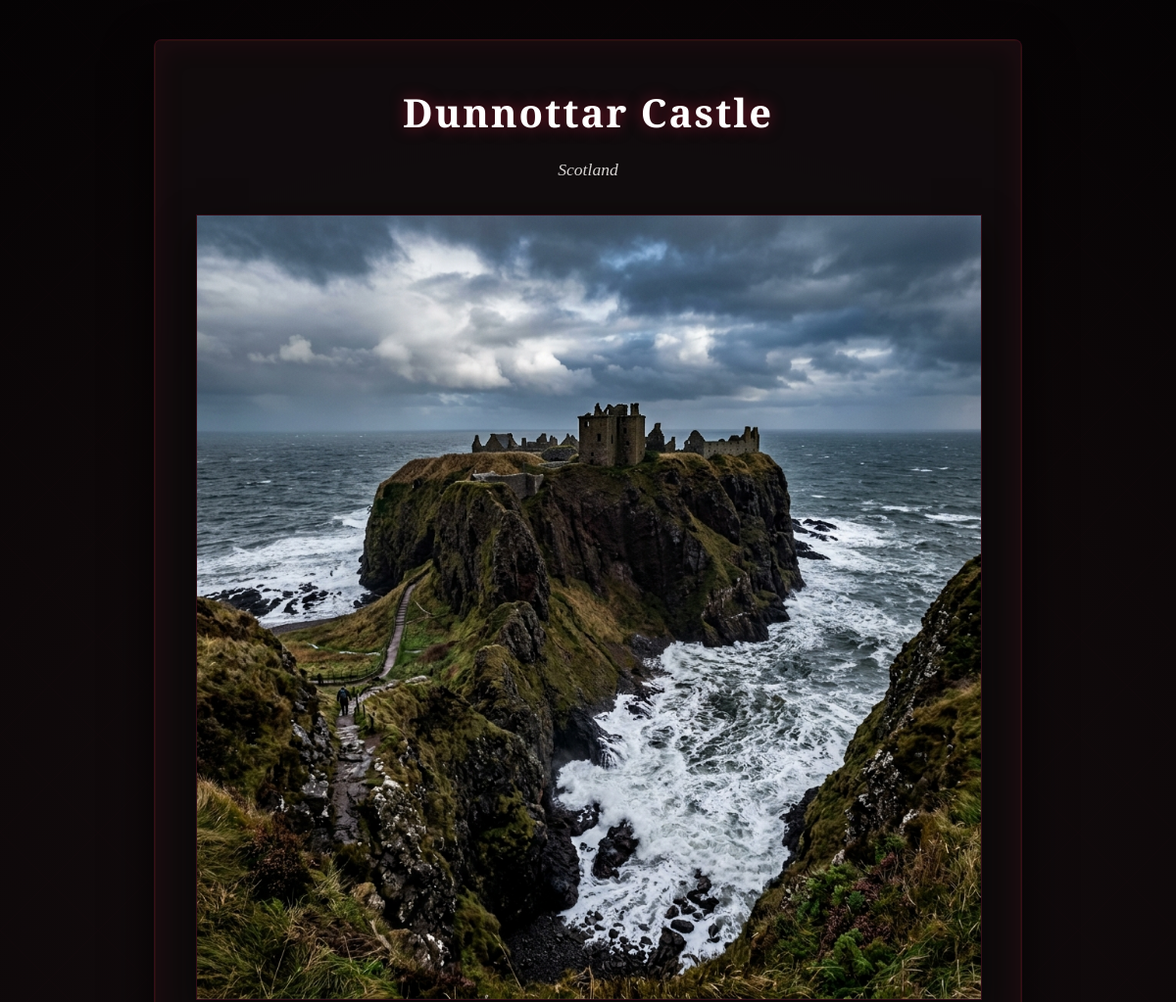
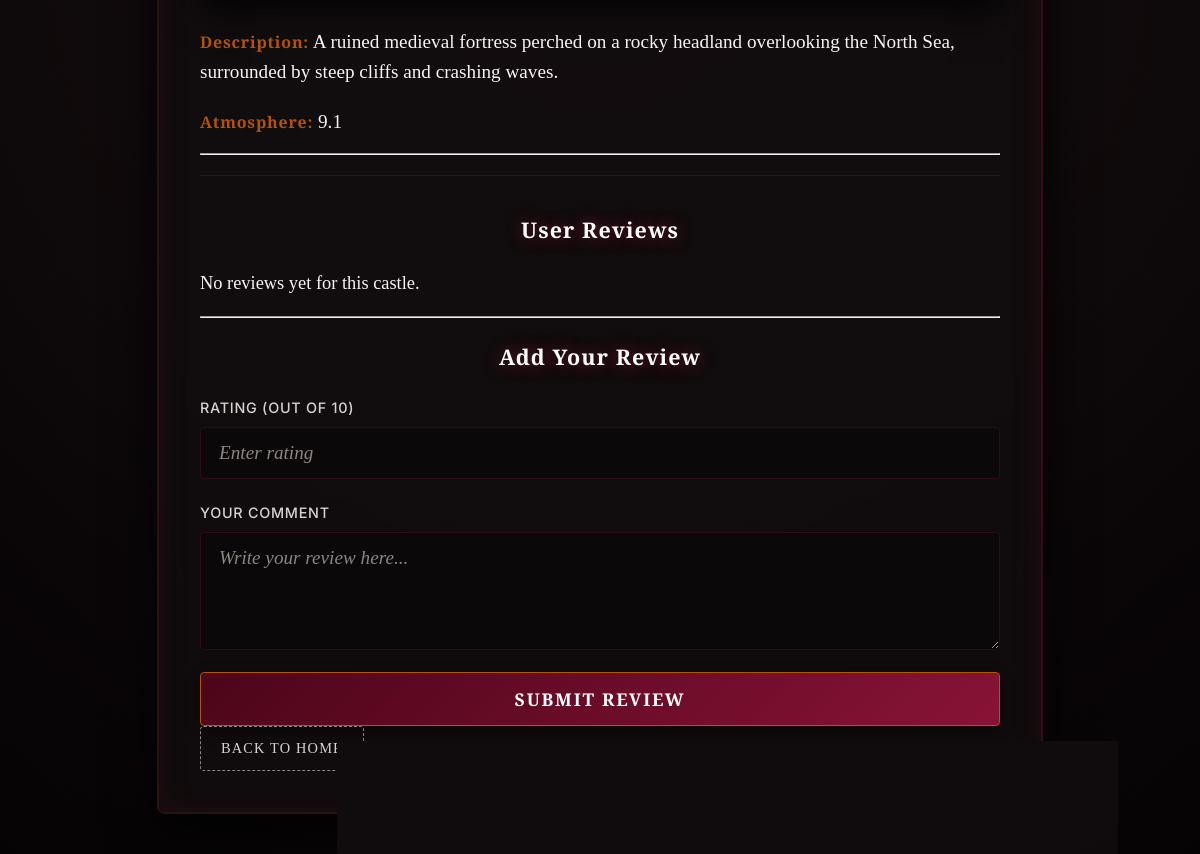
Screenshot of /review/16/ (signed in) with the database file from the repository (2 pictures, top to bottom).
### core/models.py (models this page shows, shortened)
class Destination(models.Model):
    castle = models.CharField(max_length=100, unique=True)
    country = models.CharField(max_length=100)
    description = models.TextField()
    image = models.ImageField(upload_to="images/")
    atmosphere = models.FloatField()
    tags = models.ManyToManyField('Tag',related_name="destinations", blank=True)

### core/views.py (the view, shortened to what this page needs)
# urls.py: path('review/<int:Destination_id>/', review_view, name='review_view'),
def review_view(request , Destination_id):
    watching = get_object_or_404(Destination, id=Destination_id )
    rev = Review.objects.filter(user=request.user, destination=watching)
    return render(request, 'core/review.html', {'watching': watching})

### templates/core/review.html (shortened to what this page needs)
<!DOCTYPE html>
<html lang="en">
<head>
    {% load static %}
    <link rel="stylesheet" href="{% static 'core/styles.css' %}">
</head>
<body>
    <div class="page-wrapper">
        <div class="auth-card" style="max-width: 800px;">
            <div class="destination-detail mb-4">
                <h1 class="review-title">{{ watching.castle }}</h1>
                <p class="subtitle">{{ watching.country }}</p>
                {% if watching.image %}
                    <img src="{{ watching.image.url }}" alt="{{ watching.castle }}" class="card-img-top rounded-3 mb-3">
                {% endif %}
                <p class="review-item"><strong>Description:</strong> {{ watching.description }}</p>
                <p class="review-item"><strong>Atmosphere:</strong> {{ watching.atmosphere }}</p>
            </div>
            <hr>
            <div class="review-section">
                <h3 class="mb-3">User Reviews</h3>
                {% if watching.review_set.all %}
                    {% for review in watching.review_set.all %}
                    <div class="review-card mb-3 p-3 border rounded-3">
                        <p class="review-meta mb-1"><strong>{{ review.user }}</strong> rated it: {{ review.rating }}/5</p>
                        <p class="review-text mb-0">"{{ review.comment }}"</p>
                        <a href="{% url 'Update_view' id=review.id %}">Edit Review</a>
                        <br>
                        <a href="{%url 'delete_review' review.id %}" method="POST">delete Review</a>
                </div>
                    {% endfor %}
                {% else %}
                    <p class="text-muted">No reviews yet for this castle.</p>
                {% endif %}
            </div>
            <hr>
            <div class="add-review-section">
                <h3 class="mb-3">Add Your Review</h3>
                <form method="POST" class="auth-form">
                    <label>
                        Rating (out of 10)
                        <input type="number" name="rating" min="1" max="10" placeholder="Enter rating" required>
                    </label>
                    <label>
                        Your Comment
                        <textarea name="comment" placeholder="Write your review here..." rows="4" required></textarea>
                    </label>
                    <button type="submit" class="btn">Submit Review</button>
                </form>
            </div>
            <a href="{% url 'home' %}" class="back-home-btn mt-4">Back to Home</a>
        </div>
    </div>
</body>
</html>

### static/core/styles.css (style rules this page uses)
:root { --bg-base: #060405; --bg-surface: #0f0b0c; --bg-card: rgba(18, 14, 15, 0.85); --bg-card-hover: rgba(26, 20, 21, 0.95); --accent-crimson: #881337; --accent-crimson-bright: #e11d48; --accent-gold: #b45309; --accent-gold-bright: #fbbf24; --border-gothic: rgba(136, 19, 55, 0.3); --border-gothic-bright: rgba(225, 29, 72, 0.6); --border-gold: rgba(180, 83, 9, 0.35); --border-gold-bright: rgba(251, 191, 36, 0.75); --text-primary: #f5f5f4; --text-secondary: #d6d3d1; --text-muted: #8c8581; --font-heading: 'Cinzel', serif; --font-body: 'Cormorant Garamond', serif; --font-ui: 'Inter', sans-serif; --gold-glow: rgba(251, 191, 36, 0.35); --primary-glow: rgba(225, 29, 72, 0.5); }
body { margin: 0; min-height: 100vh; font-family: var(--font-body); background: radial-gradient(circle at center, #160f11 0%, #0d0809 60%, #050304 100%); color: var(--text-primary); font-size: 1.15rem; line-height: 1.6; }
.page-wrapper { display: flex; align-items: center; justify-content: center; min-height: 100vh; padding: 40px 24px; box-sizing: border-box; }
.auth-card { width: 100%; max-width: 460px; padding: 42px; background: var(--bg-card); border: 1px solid var(--border-gothic); border-radius: 8px; box-shadow: 0 20px 50px rgba(0, 0, 0, 0.8), inset 0 0 30px rgba(136, 19, 55, 0.15); backdrop-filter: blur(12px); position: relative; overflow: hidden; }
.auth-card::before { content: ''; position: absolute; top: 0; left: 0; width: 100%; height: 100%; border: 1px solid rgba(180, 83, 9, 0.1); pointer-events: none; box-sizing: border-box; }
.auth-card h1, .auth-card h3 { font-family: var(--font-heading); font-weight: 700; color: #ffffff; text-shadow: 0 0 15px rgba(225, 29, 72, 0.5); letter-spacing: 0.05em; text-align: center; }
.auth-card h1 { font-size: 2.5rem; margin: 0 0 12px; }
.subtitle { margin: 0 0 32px; color: var(--text-secondary); font-style: italic; text-align: center; font-size: 1.1rem; }
.auth-form { display: grid; gap: 22px; }
.auth-form label { display: grid; gap: 8px; font-family: var(--font-ui); font-size: 0.9rem; font-weight: 500; color: var(--text-secondary); letter-spacing: 0.05em; text-transform: uppercase; }
.auth-form input, .auth-form textarea { width: 100%; padding: 14px 18px; border: 1px solid var(--border-gothic); border-radius: 4px; background: rgba(10, 8, 9, 0.8); color: #ffffff; font-family: var(--font-body); font-size: 1.2rem; transition: all 0.3s ease; box-sizing: border-box; }
.auth-form input::placeholder, .auth-form textarea::placeholder { color: var(--text-muted); font-style: italic; }
.btn { width: 100%; padding: 14px 0; border: 1px solid var(--accent-gold); border-radius: 4px; background: linear-gradient(135deg, #4c0519 0%, #881337 100%); color: #ffffff; font-family: var(--font-heading); font-weight: 700; font-size: 1.1rem; letter-spacing: 0.1em; cursor: pointer; transition: all 0.3s ease; box-shadow: 0 4px 15px rgba(0, 0, 0, 0.4); text-transform: uppercase; }
.review-section { margin-top: 20px; border-top: 1px double var(--border-gothic); padding-top: 15px; }
.destination-detail img { border: 1px solid var(--border-gothic); box-shadow: 0 15px 35px rgba(0, 0, 0, 0.7); width: 100%; height: auto; }
.review-title { font-family: var(--font-heading); color: #ffffff; text-shadow: 0 0 15px rgba(225, 29, 72, 0.5); margin-bottom: 10px; letter-spacing: 0.04em; }
.review-item { color: var(--text-primary); font-size: 1.2rem; margin-bottom: 15px; }
.review-item strong { font-family: var(--font-heading); color: var(--accent-gold); font-size: 1rem; letter-spacing: 0.05em; }
.back-home-btn { display: inline-block; text-align: center; background-color: transparent !important; border: 1px dashed var(--text-muted) !important; color: var(--text-secondary) !important; text-decoration: none !important; padding: 10px 20px; border-radius: 4px; transition: all 0.3s ease; font-family: var(--font-heading); font-size: 0.9rem; letter-spacing: 0.08em; text-transform: uppercase; }

### rows the page displays
Destination: castle "Dunnottar Castle", country "Scotland", image (picture), description "A ruined medieval fortress perched on a rocky headland overlooking the North Sea, surrounded by steep cliffs and crashing waves.", atmosphere "9.1"
